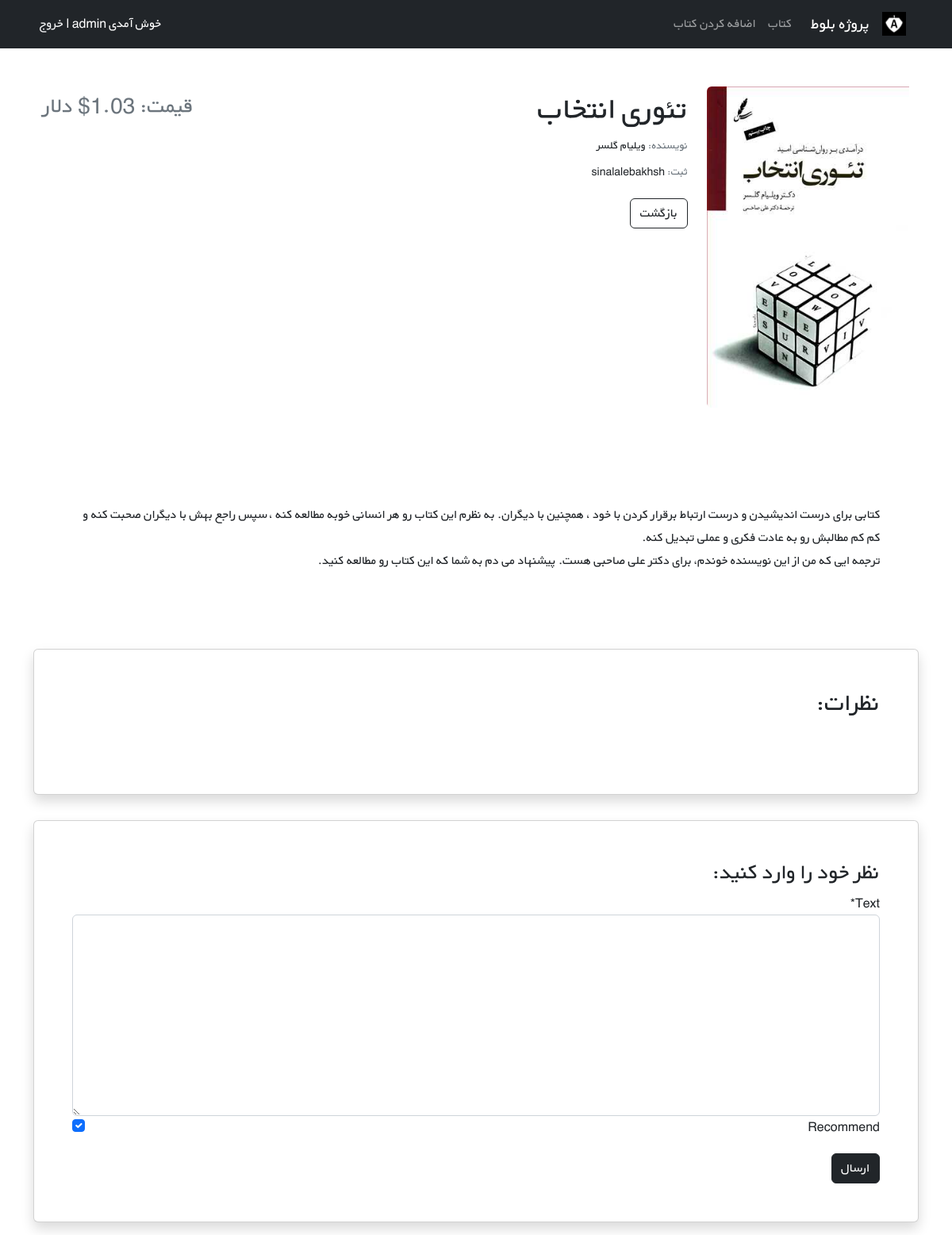
The app's page /books/5/ (signed in) with its own data.
### books/models.py (models this page shows, shortened)
class Book(models.Model):
    user = models.ForeignKey(get_user_model(), on_delete=models.CASCADE)
    title = models.CharField(max_length=200)
    author = models.CharField(max_length=200)
    description = models.TextField()
    price = models.DecimalField(max_digits=5, decimal_places=2)
    cover = models.ImageField(upload_to='covers/', blank=True)

### accounts/models.py (models this page shows)
class CustomUser(AbstractUser):
    email = models.EmailField(unique=True)

### books/views.py (the view)
# urls.py: path('<int:pk>/', book_detail_view, name="book_detail"),
@login_required
def book_detail_view(request, pk):
    book = get_object_or_404(Book, pk=pk)
    book_comments = book.comments.all()
    if request.method == 'POST':
        comment_form = CommentForm(request.POST)
        if comment_form.is_valid():
            new_comment = comment_form.save(commit=False)
            new_comment.book = book
            new_comment.user = request.user
            new_comment.save()
            comment_form = CommentForm()
    else:
        comment_form = CommentForm()
    return render(request, 'books/book_detail.html', {
        'book': book,
        'comments': book_comments,
        'comment_form': comment_form,
        }
    )

### books/forms.py
class CommentForm(forms.ModelForm):
    class Meta:
        model = Comment
        fields = ('text', 'recommend', )

### books/templates/books/book_detail.html (shortened to what this page needs)
{% extends '_base.html' %}
{% load crispy_forms_tags %}
{% block content %}
<div class="container mt-5" dir="rtl">
        <div class="">
            <div class="">
                <div class="d-flex justify-content-center">
                    <div class="row w-sm-75 w-100">
                        <div class="col-xs-12 col-md-3 d-flex justify-content-center">
                            <div>
                                {% if book.cover %}
                                    <img src="{{ book.cover.url }}" class="img-fluid rounded-start" alt="...">
                                {% else %}
                                    <img src="/static/pages/sinalalebakhsh.jpg" class="img-fluid rounded-start" alt="...">
                                {% endif %}
                             </div>
                        </div>
                        <div class="col-xs-12 col-md-6 text-center text-md-end mt-md-1 mt-4">
                            <h1>{{ book.title|capfirst }}</h1>
                            <h5 class="small my-1"><span class="text-muted">نویسنده: </span>{{ book.author }}</h5>
                            <h5 class="small my-1"><span class="text-muted">ثبت: </span>{{ book.user }}</h5>
                            <a href="{% url 'book_list' %}" class="btn btn-bg btn-outline-dark mt-3">بازگشت</a>
                        </div>
                        <div class="col-xs-12 col-md-3 d-flex flex-column">
                            <h3 class="align-self-center pt-2 text-muted align-self-md-end">قیمت: {{ book.price }}$ دلار</h3>
                        </div>
                    </div>
                </div>
                <div class="d-flex justify-content-center">
                    <div class="my-3 p-5 w-sm-75 w-100">
                        <br>
                        <br>
                        {{ book.description|linebreaks }}
                    </div>
                </div>
                <div class="d-flex justify-content-center">
                    <div class="card shadow my-3 p-5 w-sm-75 w-100">
                        <h2 class="mb-5">نظرات:</h2>
                    </div>
                </div>
                <div class="d-flex justify-content-center">
                    <div class="card shadow my-3 p-5 w-sm-75 w-100">
                        <h3>نظر خود را وارد کنید:</h3>
                        <form method="POST">
                            {{ comment_form|crispy }}
                            <button type="submit" class="btn btn-dark mt-3">ارسال</button>
                        </form>
                    </div>
                </div>
            </div>
        </div>
    </div>
{% endblock content %}

### static/css/style.css (style rules this page uses)
* { font-family: 'BYekan', sans-serif; line-height: 1.8rem; }
@media (min-width: 576px) { .w-sm-75 { width: 75%!important; } }

### records on screen
Book: cover (picture), title "تئوری انتخاب", author "ویلیام گلسر", user "sinalalebakhsh", price "1.03", description "کتابی برای درست اندیشیدن و درست ارتباط برقرار کردن با خود ، همچنین با دیگران. به نظرم این کتاب رو هر انسانی خوبه مطالعه کنه ، سپس راجع بهش با دیگران صحبت کنه و کم کم مطالبش رو به عادت فکری و عملی تبدیل کنه. ترجمه ایی که من از این نویسنده خوندم، برای دکتر علی صاحبی هست. پیشنهاد می دم به شما که این کتاب رو مطالعه کنید."
